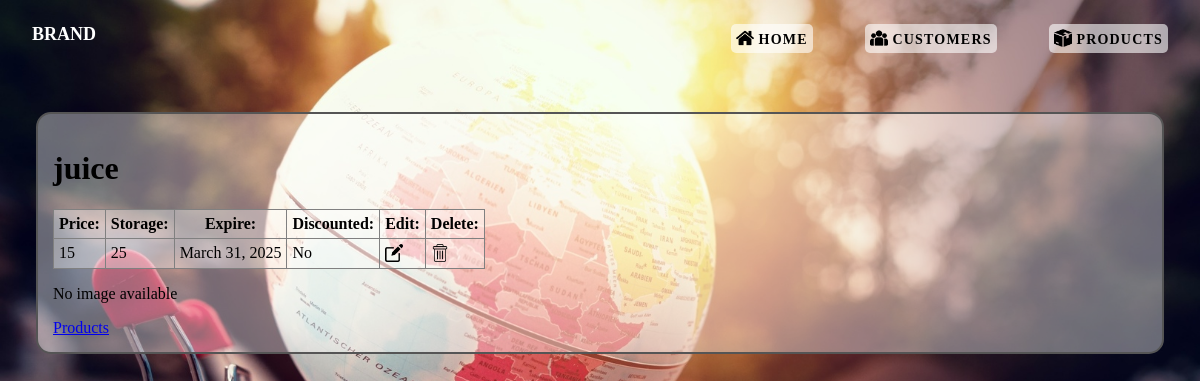
/shopping/products/7, run on the app's committed database.
### shopping/models.py (models this page shows, shortened)
class Product(models.Model):
    product_name = models.CharField(max_length=200)
    price = models.IntegerField()
    expiry_dte = models.DateField(blank=True, null=True)
    is_discounted = models.BooleanField(default=False)
    storage_quantity = models.IntegerField(default=0)
    created = models.DateTimeField(auto_now_add=True, blank=True, null=True)
    last_modified = models.DateTimeField(auto_now=True, blank=True, null=True)
    product_image = models.ImageField(upload_to='products/', blank=True, null=True)

### shopping/views.py (the view)
# urls.py: path("products/<int:product_id>", views.get_product_details, name="product_details"),
def get_product_details(request, product_id):
    try:
        product = Product.objects.get(id=product_id)
    except Product.DoesNotExist:
        return HttpResponse("No product found!", status=404)
    context = {'product': product}
    return render(request, 'shopping/product_details.html', context)

### shopping/templates/shopping/product_details.html (shortened to what this page needs)
{% load static %}
<!DOCTYPE html>
<html lang="en">
    <head>
        <link rel="stylesheet" type="text/css" href="{% static 'css/master.css' %}">
    </head>
    <body>
        {% include "shopping/header.html" %}
        <main>
            <h1>{{ product.product_name }}</h1>
            <table class="product">
                <tr>
                    <th>Price:</th>
                    <th>Storage:</th>
                    <th>Expire:</th>
                    <th>Discounted:</th>
                    <th>Edit:</th>
                    <th>Delete:</th>
                </tr>
                <tr>
                    <td> {{ product.price }}</td>
                    <td> {{ product.storage_quantity }} </td>
                    <td> {{ product.expiry_dte }} </td>
                    <td> {% if product.is_discounted %} Yes {% else %} No {% endif %} </td>
                    <td><a href="{% url 'product_update' product_id=product.id %}"><img class="icon" src={% static "images/edit.png" %} alt="edit"></a></td>
                    <td><a href="{% url 'product_delete' product_id=product.id %}"><img class="icon" src={% static "images/delete.png" %} alt="delete"></a></td>
                </tr>
            </table>
            {% if product.product_image %}
                <p><img src="{{ product.product_image.url }}" alt="{{ product.name }}" width="200" /></p>
            {% else %}
                <p>No image available</p>
            {% endif %}
            <a href="{% url 'product_list' %}">Products</a>
        </main>
    </body>
</html>

### shopping/static/css/master.css (style rules this page uses)
* { box-sizing: border-box; }
html { margin: 0; padding: 0; width: 100%; height: 100vh; }
body { margin: 0; padding: 0; width: 100%; height: 100vh; font-family: Poppins; font-weight: 400; background: url(../images/shopping.jpg); background-position: center; background-size: cover; background-repeat: no-repeat; background-attachment: fixed; }
nav .icon, .icon { width: 18px; height: 18px; color: #fff; margin-bottom: -3px; }
main { margin: 8% 3%; padding: 15px; background-color: rgba(255,255,255,0.4); border: 2px solid #555; border-radius: 15px; }
.customers, .customers th, .customers td, .product, .product th, .product td { border: 1px solid grey; border-collapse: collapse; padding: 5px; background-color: rgba(255,255,255,0.2); }

### data on the page
Product: product_name "juice", price "15", storage_quantity "25", expiry_dte "March 31, 2025"
